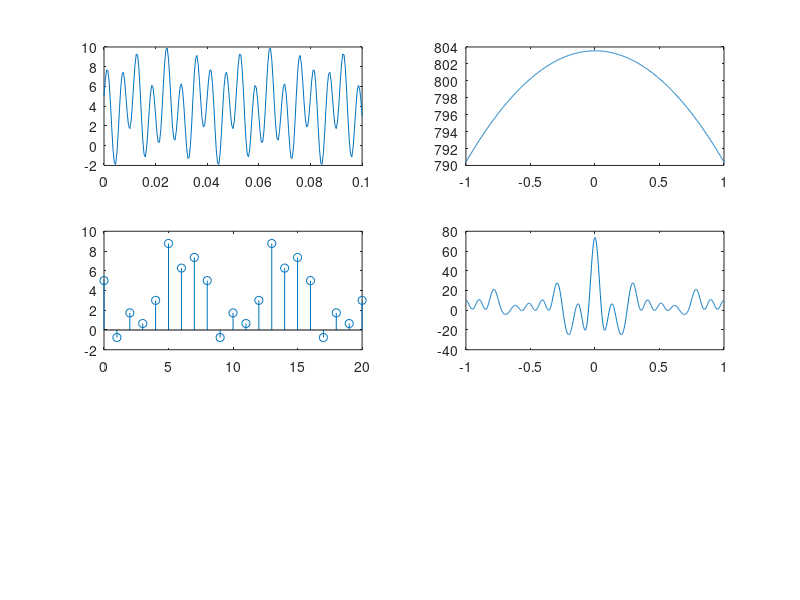

MATLAB code to generate this figure:
clear;clc;close all

fs = 200;

t = [0:0.0005:0.1];
xa = 4 + 2*cos(150*pi*t +pi/3) + 4*sin(350*pi*t);

%sampling
n = [t(1):1/fs:t(end)]*fs;
xn = 4 + 2*cos(150*pi*n/fs + pi/3) + 4*sin(350*pi*n/fs);

K = 500; k = [-K:K]; w = pi*k/(K);
Xa = xa * exp(-j*t'*w);
Xn = xn * exp(-j*n'*w);

subplot(3,2,1); plot(t,xa);
subplot(3,2,2); plot(w/pi,Xa);
subplot(3,2,3); stem(n,xn);
subplot(3,2,4); plot(w/pi,Xn);

% reconstruction

